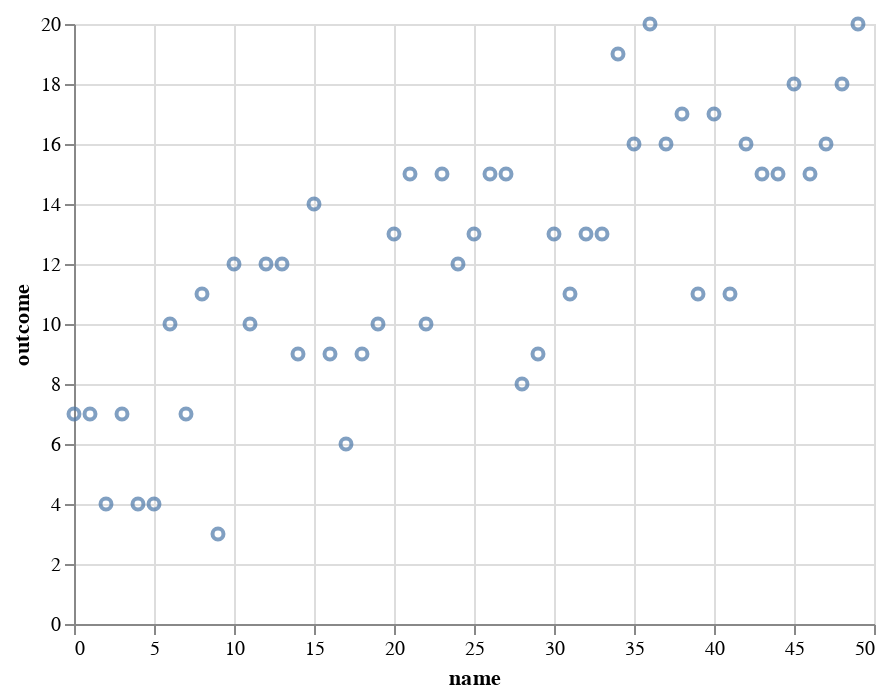

The notebook cell this image was saved under:
### Markdown cell above
### Exercise 5 part III

Visualise the number of heads each student got and compare the variance in this to what is predicted by theory. Revise your answer to part I of this exercise.

### Code cell
emp_var = head_counts["outcome"].var()
thry_var = stats.binom.var(n = num_flips, p = wald_estimate[0])

print(emp_var,thry_var)

alt.Chart(head_counts).mark_point().encode(
    x = "name",
    y = "outcome"
)

### Figure 1 — Vega-Lite specification as saved in the notebook (floating-point values rounded to 4 significant figures)
{"$schema": "https://vega.github.io/schema/vega-lite/v2.6.0.json", "config": {"view": {"height": 300, "width": 400}}, "data": {"name": "data-6848c08f6b43d814c683ff191c0a1025"}, "datasets": {"data-6848c08f6b43d814c683ff191c0a1025": [{"name": 0, "outcome": 7}, {"name": 1, "outcome": 7}, {"name": 2, "outcome": 4}, {"name": 3, "outcome": 7}, {"name": 4, "outcome": 4}, {"name": 5, "outcome": 4}, {"name": 6, "outcome": 10}, {"name": 7, "outcome": 7}, {"name": 8, "outcome": 11}, {"name": 9, "outcome": 3}, {"name": 10, "outcome": 12}, {"name": 11, "outcome": 10}, {"name": 12, "outcome": 12}, {"name": 13, "outcome": 12}, {"name": 14, "outcome": 9}, {"name": 15, "outcome": 14}, {"name": 16, "outcome": 9}, {"name": 17, "outcome": 6}, {"name": 18, "outcome": 9}, {"name": 19, "outcome": 10}, {"name": 20, "outcome": 13}, {"name": 21, "outcome": 15}, {"name": 22, "outcome": 10}, {"name": 23, "outcome": 15}, {"name": 24, "outcome": 12}, {"name": 25, "outcome": 13}, {"name": 26, "outcome": 15}, {"name": 27, "outcome": 15}, {"name": 28, "outcome": 8}, {"name": 29, "outcome": 9}, {"name": 30, "outcome": 13}, {"name": 31, "outcome": 11}, {"name": 32, "outcome": 13}, {"name": 33, "outcome": 13}, {"name": 34, "outcome": 19}, {"name": 35, "outcome": 16}, {"name": 36, "outcome": 20}, {"name": 37, "outcome": 16}, {"name": 38, "outcome": 17}, {"name": 39, "outcome": 11}, {"name": 40, "outcome": 17}, {"name": 41, "outcome": 11}, {"name": 42, "outcome": 16}, {"name": 43, "outcome": 15}, {"name": 44, "outcome": 15}, {"name": 45, "outcome": 18}, {"name": 46, "outcome": 15}, {"name": 47, "outcome": 16}, {"name": 48, "outcome": 18}, {"name": 49, "outcome": 20}]}, "encoding": {"x": {"field": "name", "type": "quantitative"}, "y": {"field": "outcome", "type": "quantitative"}}, "mark": "point"}
